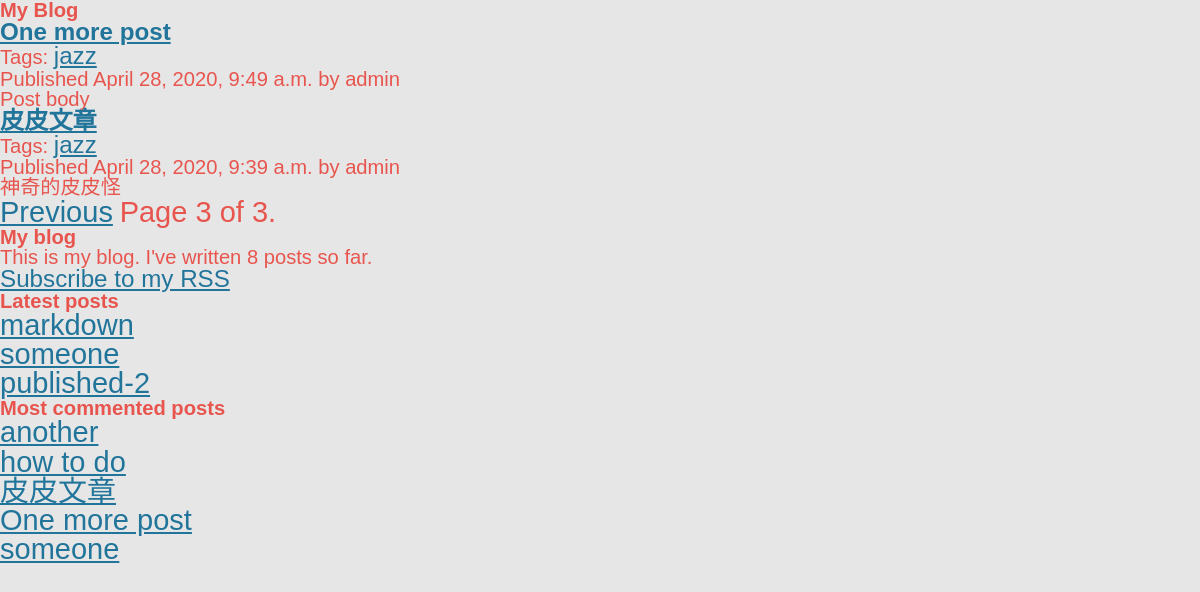
Page /blog/?page=3 on the committed database.
### blog/models.py (models this page shows, shortened)
class Post(models.Model):
    STATUS_CHOICES = (('draft', 'Draft'), ('published','Published'))
    title = models.CharField(max_length=250)
    slug = models.SlugField(max_length=250, unique_for_date='publish')
    author = models.ForeignKey(User, on_delete=models.CASCADE, related_name='blog_posts')
    body = models.TextField()
    publish = models.DateTimeField(default=timezone.now())
    created = models.DateTimeField(auto_now_add=True)
    updated = models.DateTimeField(auto_now=True)
    status = models.CharField(max_length=10, choices=STATUS_CHOICES, default='draft')
    objects = models.Manager()
    publishedM = PublishedManager()
    tags = TaggableManager()
    class Meta:
        ordering = ('-publish',)
    def get_absolute_url(self):
        return reverse('blog:post_detail', args=[self.publish.year, self.publish.month, self.publish.day, self.slug])

### blog/views.py (the view)
# urls.py: path('', views.post_list, name='post_list'),
def post_list(request, tag_slug=None):
    object_list = Post.publishedM.all()
    tag = None
    if tag_slug:
        tag = get_object_or_404(Tag, slug=tag_slug)
        object_list = object_list.filter(tags__in=[tag])
    paginator = Paginator(object_list, 3)
    page = request.GET.get('page')
    try:
        posts = paginator.page(page)
    except PageNotAnInteger:
        posts = paginator.page(1)
    except EmptyPage:
        posts = paginator.page(paginator.num_pages)
    return render(request, 'blog/post/list.html', {'page' : page, 'posts' : posts, 'tag': tag})

### blog/models.py (called while the page is built)
    def get_queryset(self):
        return super(PublishedManager, self).get_queryset().filter(status='published')

### blog/templatetags/blog_tags.py (called while the page is built)
@register.simple_tag
def total_posts():
    return Post.publishedM.count()

@register.inclusion_tag('blog/post/latest_posts.html')
def show_latest_posts(count=5):
    latest_posts = Post.publishedM.order_by('-publish')[:count]
    return {'latest_posts': latest_posts}

@register.simple_tag
def get_most_commented_posts(count=5):
    return Post.publishedM.annotate(total_comments=Count('comments')).order_by('-total_comments')[:count]

@register.filter(name='markdown')
def markdown_format(text):
    return mark_safe(markdown.markdown(text))

### blog/templates/blog/post/list.html (shortened to what this page needs)
{% extends "blog/base.html" %}
{% load blog_tags %}
{% block content %}
    <h1>My Blog</h1>
    {% for post in posts %}
        <h2>
            <a href="{{ post.get_absolute_url }}">
                {{ post.title }}
            </a>
        </h2>
    <p class="tag">
        Tags:
        {% for tag in post.tags.all %}
            <a href="{% url "blog:post_list_by_tag" tag.slug %}">{{ tag.name }}</a>
        {% endfor %}
    </p>
        <p class="date">
        Published {{ post.publish }} by {{ post.author }}
        </p>
        {{ post.body|markdown|truncatewords_html:30 }}
    {% endfor %}
    {% include 'pagination.html' with page=posts %}
{% endblock %}

### blog/templates/blog/base.html (shortened to what this page needs)
{% load blog_tags %}
{% load static %}
<!DOCTYPE html>
<html>
    <head>
        <link rel="stylesheet" href="{% static "css/blog.css" %}">
    </head>
    <body>
        <div id="content">
            {% block content %}
            {% endblock %}
        </div>
        <div id="sidebar">
            <h2>My blog</h2>
            <p>This is my blog. I've written {% total_posts %} posts so far.</p>
        <p><a href='{% url "blog:post_feed" %}'>Subscribe to my RSS</a></p>
            <h3>Latest posts</h3>
            {% show_latest_posts 3 %}
            <h3>Most commented posts</h3>
            {% get_most_commented_posts as most_commented_posts %}
            <ul>
                {% for post in most_commented_posts %}
                    <li>
                        <a href="{{ post.get_absolute_url }}">{{ post.title }}</a>
                    </li>
                {% endfor %}
            </ul>
        </div>
    </body>
</html>

### blog/templates/blog/post/latest_posts.html
<ul>
    {% for post in latest_posts %}
    <li>
        <a href="{{ post.get_absolute_url }}">{{ post.title }}</a>
    </li>
    {% endfor %}
</ul>

### static/css/blog.css (style rules this page uses)
html, body, div, span, applet, object, iframe, h1, h2, h3, h4, h5, h6, p, blockquote, pre, a, abbr, acronym, address, big, cite, code, del, dfn, em, img, ins, kbd, q, s, samp, small, strike, strong, sub, sup, tt, var, b, u, i, center, dl, dt, dd, ol, ul, li, fieldset, form, label, legend, table, caption, tbody, tfoot, thead, tr, th, td, article, aside, canvas, details, embed, figure, figcaption, footer, header, hgroup, menu, nav, output, ruby, section, summary, time, mark, audio, video { margin: 0; padding: 0; border: 0; font-size: 120%; vertical-align: baseline; }
body { line-height: 1; }
ol, ul { list-style: none; }
h1, h2, h3, h4, h5, h6 { clear: both; }
html { overflow-y: scroll; font-size: 100%; -webkit-text-size-adjust: 100%; -ms-text-size-adjust: 100%; }
html { font-size: 87.5%; }
body { font-size: 24px; font-size: 1rem; font-family: Helvetica, Arial, sans-serif; text-rendering: optimizeLegibility; color: #e8554e; }
a { outline: none; color: #21759b; word-wrap: break-word; }
@media screen and (min-width: 960px) { body { background-color: #e6e6e6; } }

### rows in the picture
Post: title "One more post", publish "April 28, 2020, 9:49 a.m.", author "admin", body "Post body"
Tag: name "jazz"
Post: title "皮皮文章", publish "April 28, 2020, 9:39 a.m.", author "admin", body "神奇的皮皮怪"
Post: title "markdown"
Post: title "someone"
Post: title "published-2"
Post: title "another"
Post: title "how to do"

### other values in the picture
{{ page.number }} "3"
{{ page.paginator.num_pages }} "3"
